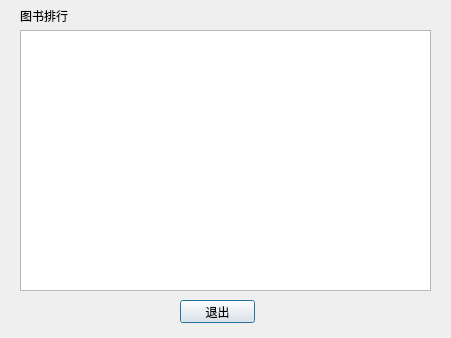
<?xml version="1.0" encoding="UTF-8"?>
<ui version="4.0">
 <class>RankDialog</class>
 <widget class="QDialog" name="RankDialog">
  <property name="geometry">
   <rect>
    <x>0</x>
    <y>0</y>
    <width>451</width>
    <height>338</height>
   </rect>
  </property>
  <property name="windowTitle">
   <string>图书排行</string>
  </property>
  <property name="styleSheet">
   <string notr="true">background-image: url(:/new/myimage/image/admbg.png);</string>
  </property>
  <widget class="QTableView" name="tableView">
   <property name="geometry">
    <rect>
     <x>20</x>
     <y>30</y>
     <width>411</width>
     <height>261</height>
    </rect>
   </property>
  </widget>
  <widget class="QLabel" name="label">
   <property name="geometry">
    <rect>
     <x>20</x>
     <y>10</y>
     <width>54</width>
     <height>12</height>
    </rect>
   </property>
   <property name="text">
    <string>图书排行</string>
   </property>
  </widget>
  <widget class="QPushButton" name="pushButton">
   <property name="geometry">
    <rect>
     <x>180</x>
     <y>300</y>
     <width>75</width>
     <height>23</height>
    </rect>
   </property>
   <property name="sizePolicy">
    <sizepolicy hsizetype="Fixed" vsizetype="Fixed">
     <horstretch>0</horstretch>
     <verstretch>0</verstretch>
    </sizepolicy>
   </property>
   <property name="text">
    <string>退出</string>
   </property>
  </widget>
 </widget>
 <resources/>
 <connections/>
</ui>
